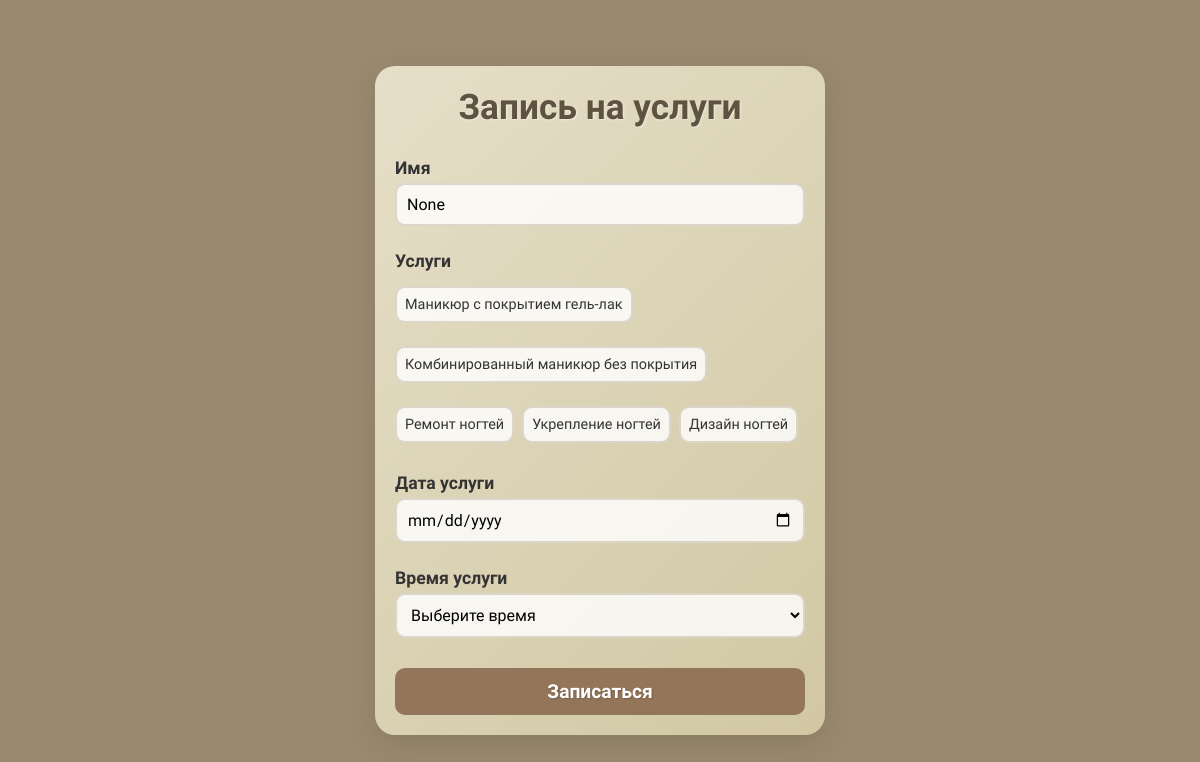
Page /form on the committed database.
### src/models.py (models this page shows)
class Service(Base):
    __tablename__ = "services"
    id = Column(Integer, primary_key=True, index=True)
    name = Column(String, nullable=False)
    description = Column(String, nullable=True)
    duration = Column(Integer, nullable=False)
    price = Column(Integer, nullable=False)
    image_url = Column(String, nullable=True)
    is_price_from = Column(Boolean, default=False)
    appointments = relationship('Appointment', secondary='appointment_service_association', back_populates='services')

### src/pages/router.py (the view)
@router.get("/form", response_class=HTMLResponse)
async def get_service_form(request: Request, user_id: int = None, first_name: str = None):
    with get_db() as db:
        services = db.query(Service).all()
    data_page = {"request": request,
                 "user_id": user_id,
                 "first_name": first_name,
                 "title": "Запись на маникюр - Бот",
                 "services": services}
    return templates.TemplateResponse("form.html", data_page)

### src/database/db.py (called while the page is built)
@contextmanager
def get_db():
    db = SessionLocal()
    try:
        yield db
    finally:
        db.close()

### src/templates/form.html (shortened to what this page needs)
{% extends "base.html" %}
{% block styles %}
<link rel="stylesheet" href="/static/css/form.css">
{% endblock %}
{% block content %}
<div class="container">
    <h1>Запись на услуги</h1>
    <form id="appointment-form">
            <label for="name">Имя</label>
            <input type="text" id="name" name="name" value="{{ first_name }}" required placeholder="Введите ваше имя">
            <label>Услуги</label>
            <div class="services-container">
                {% for service in services %}
                <label for="{{ service.id }}" class="service-label">{{ service.name }}</label>
                {% endfor %}
            </div>
            <label for="date">Дата услуги</label>
            <input type="date" id="date" name="date" required>
            <label for="time">Время услуги</label>
            <select id="time" name="time" required>
                <option value="">Выберите время</option>
            </select>
        <button type="submit" class="btn">Записаться</button>
    </form>
</div>
{% endblock %}

### src/static/css/form.css (style rules this page uses)
:root { --primary-color: #99896f; --secondary-color: #b3a88f; --background-color: #99896f; --text-color: #333333; --title-color: #5e5341; --form-background: linear-gradient(135deg, #e6dfc8 0%, #d1c7a3 100%); --button-color: #93765a; }
* { box-sizing: border-box; margin: 0; padding: 0; }
html, body { height: 100%; overflow: hidden; }
body { font-family: 'El Messiri', sans-serif; color: var(--text-color); background: var(--background-color); display: flex; justify-content: center; align-items: center; padding: 10px; }
.container { width: 100%; max-width: 450px; background: var(--form-background); padding: 20px; border-radius: 20px; box-shadow: 0 10px 30px rgba(0,0,0,0.1); position: relative; overflow-y: auto; max-height: calc(100vh - 20px); background-blend-mode: overlay; animation: fadeIn 0.8s ease-out, slideIn 0.8s ease-out; }
h1 { color: var(--title-color); text-align: center; margin-bottom: 20px; font-weight: 700; font-size: 2.2rem; text-shadow: 1px 1px 2px rgba(255,255,255,0.5); }
form { display: flex; flex-direction: column; }
label { margin-top: 10px; margin-bottom: 5px; font-weight: 700; color: var(--text-color); font-size: 1.1rem; }
input, select { padding: 10px; margin-bottom: 15px; border: 2px solid rgba(153, 137, 111, 0.3); border-radius: 10px; font-size: 1rem; transition: border-color 0.3s ease, box-shadow 0.3s ease; background-color: rgba(255, 255, 255, 0.8); font-family: 'El Messiri', sans-serif; }
button { background: var(--button-color); color: white; border: none; padding: 12px; border-radius: 10px; cursor: pointer; font-size: 1.2rem; font-weight: 600; transition: transform 0.2s ease, box-shadow 0.2s ease, background-color 0.3s ease; text-shadow: 1px 1px 2px rgba(0,0,0,0.2); margin-top: 15px; font-family: 'El Messiri', sans-serif; }
.services-container { display: flex; flex-wrap: wrap; gap: 8px; margin-bottom: 15px; }
.service-label { background-color: rgba(255, 255, 255, 0.8); border: 2px solid rgba(153, 137, 111, 0.3); border-radius: 10px; padding: 8px; cursor: pointer; transition: all 0.3s ease; font-size: 0.9rem; font-weight: 500; }

### rows in the picture
Service: name "Маникюр с покрытием гель-лак"
Service: name "Комбинированный маникюр без покрытия"
Service: name "Ремонт ногтей"
Service: name "Укрепление ногтей"
Service: name "Дизайн ногтей"
